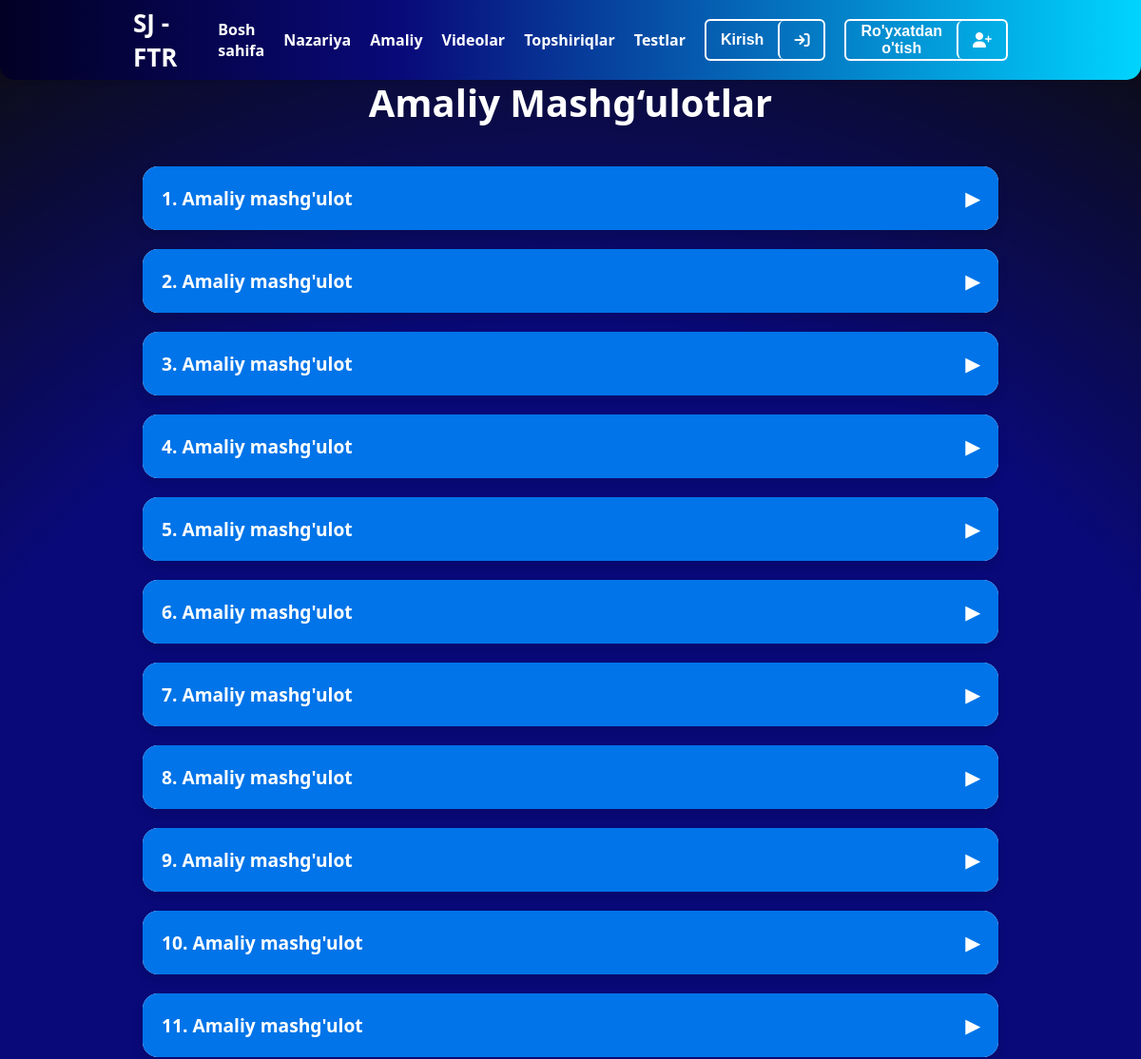
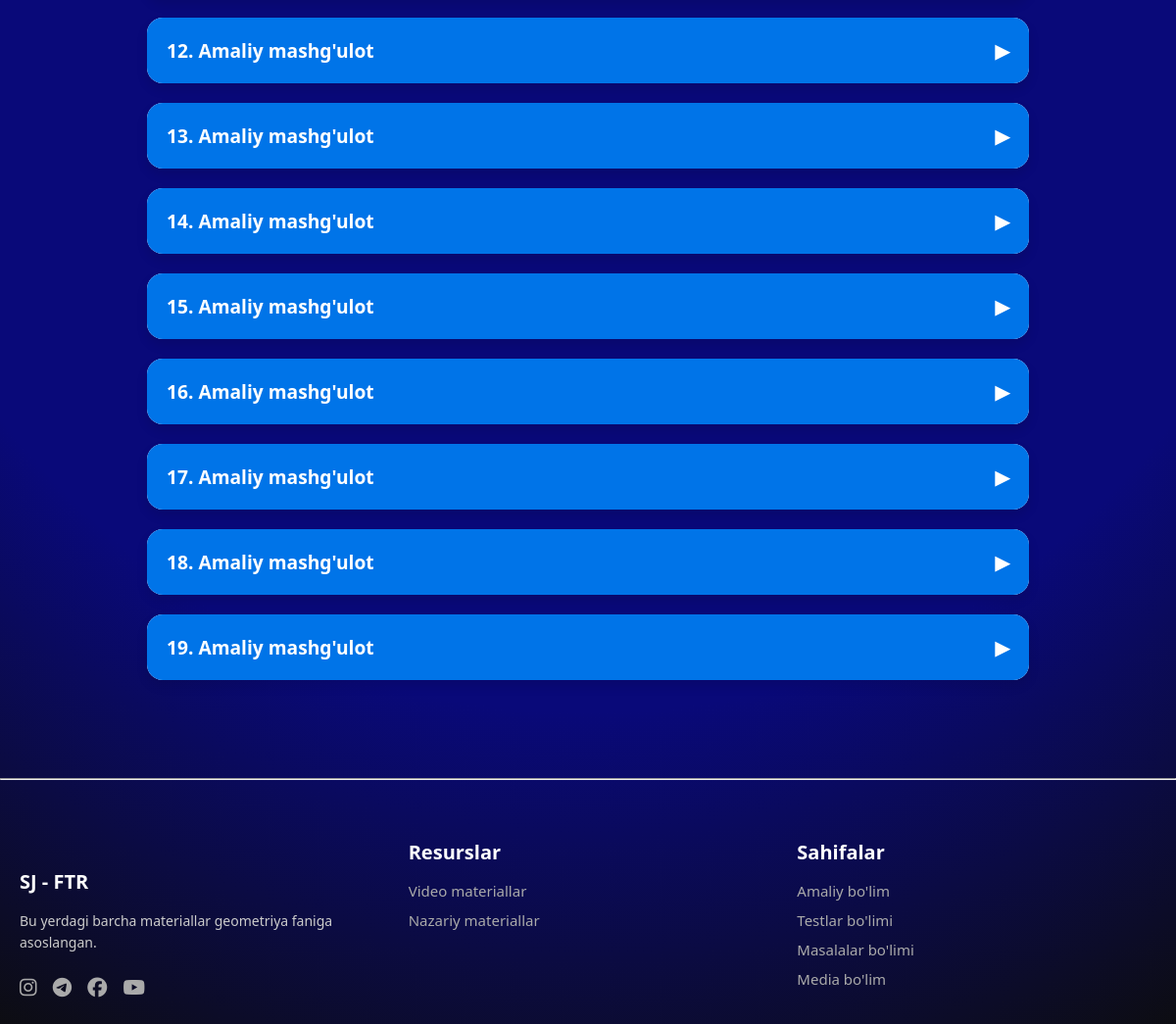
The page /amaily/ on the database its author committed (2 pictures, top to bottom).
### main/models.py (models this page shows, shortened)
class AmaliyMavzular(models.Model):
    nazariy_mavzu = models.ForeignKey('NazariyMavzular', on_delete=models.SET_NULL, null=True, blank=True, related_name='amaliy_mavzular')
    mavzu = models.CharField(max_length=255)
    tartib_raqami = models.PositiveIntegerField()
    word_file = models.FileField(upload_to='amaliy_mavzular/word_fayllar/')
    html_file = models.FileField(upload_to='amaliy_mavzular/html/')

### main/views.py (the view)
# urls.py: path('amaily/', views.amaliy_qisim, name='amaliy'),
def amaliy_qisim(request):
    amaliylar = AmaliyMavzular.objects.all()
    context = {
        'amaliylar': amaliylar,
    }
    return render(request, 'main/amaliy.html', context)

### template/main/amaliy.html (shortened to what this page needs)
{% extends "main/base.html" %}
{% load static %}
{% block extra_css %}
<link rel="stylesheet" href="{% static 'main/nazariy.style.css' %}">
{% endblock %}
{% block content %}
<div class="container">
    <h1>Amaliy Mashg‘ulotlar</h1>
    {% for amaliy in amaliylar %}
    <div class="card">
        <div class="card-header" onclick="toggleCard(this)">
            {{ amaliy.tartib_raqami }}. {{ amaliy.mavzu }}
            <span class="arrow rotate down">▶</span>
        </div>
    </div>
    {% endfor %}
</div>
{% endblock %}

### static/main/style.css (style rules this page uses)
* { margin: 0; padding: 0; box-sizing: border-box; }
body { font-family: Arial, sans-serif; background: #090979; background: radial-gradient(circle, rgba(9, 9, 121, 1) 60%, rgba(13, 13, 13, 1) 100%); }

### static/main/nazariy.style.css (style rules this page uses)
:root { --primary: #0d6efd; --bg: #f8f9fa; --white: #ffffff; --text: #212529; --shadow: rgba(0, 0, 0, 0.1); }
* { box-sizing: border-box; margin: 0; padding: 0; }
body { font-family: 'Segoe UI', Tahoma, Geneva, Verdana, sans-serif; background-color: var(--bg); color: var(--text); }
.container { max-width: 900px; margin: 0 auto; }
h1 { text-align: center; font-size: 2.5rem; margin-bottom: 40px; color: var(--primary); color: #ffffff; }
.card { background: var(--white); border-radius: 16px; box-shadow: 0 6px 12px var(--shadow); margin-bottom: 20px; overflow: hidden; transition: all 0.3s ease; }
.card-header { padding: 20px; background-color: rgb(0, 116, 232); color: var(--white); font-size: 1.2rem; font-weight: bold; cursor: pointer; display: flex; justify-content: space-between; align-items: center; }
.rotate { transform: rotate(90deg); transition: transform 0.3s ease; }
.rotate.down { transform: rotate(0deg); }

### rows shown on the page
AmaliyMavzular: tartib_raqami "1", mavzu "Amaliy mashg'ulot"
AmaliyMavzular: tartib_raqami "2", mavzu "Amaliy mashg'ulot"
AmaliyMavzular: tartib_raqami "3", mavzu "Amaliy mashg'ulot"
AmaliyMavzular: tartib_raqami "4", mavzu "Amaliy mashg'ulot"
AmaliyMavzular: tartib_raqami "5", mavzu "Amaliy mashg'ulot"
AmaliyMavzular: tartib_raqami "6", mavzu "Amaliy mashg'ulot"
AmaliyMavzular: tartib_raqami "7", mavzu "Amaliy mashg'ulot"
AmaliyMavzular: tartib_raqami "8", mavzu "Amaliy mashg'ulot"
AmaliyMavzular: tartib_raqami "9", mavzu "Amaliy mashg'ulot"
AmaliyMavzular: tartib_raqami "10", mavzu "Amaliy mashg'ulot"
AmaliyMavzular: tartib_raqami "11", mavzu "Amaliy mashg'ulot"
AmaliyMavzular: tartib_raqami "12", mavzu "Amaliy mashg'ulot"
AmaliyMavzular: tartib_raqami "13", mavzu "Amaliy mashg'ulot"
AmaliyMavzular: tartib_raqami "14", mavzu "Amaliy mashg'ulot"
AmaliyMavzular: tartib_raqami "15", mavzu "Amaliy mashg'ulot"
AmaliyMavzular: tartib_raqami "16", mavzu "Amaliy mashg'ulot"
AmaliyMavzular: tartib_raqami "17", mavzu "Amaliy mashg'ulot"
AmaliyMavzular: tartib_raqami "18", mavzu "Amaliy mashg'ulot"
AmaliyMavzular: tartib_raqami "19", mavzu "Amaliy mashg'ulot"
